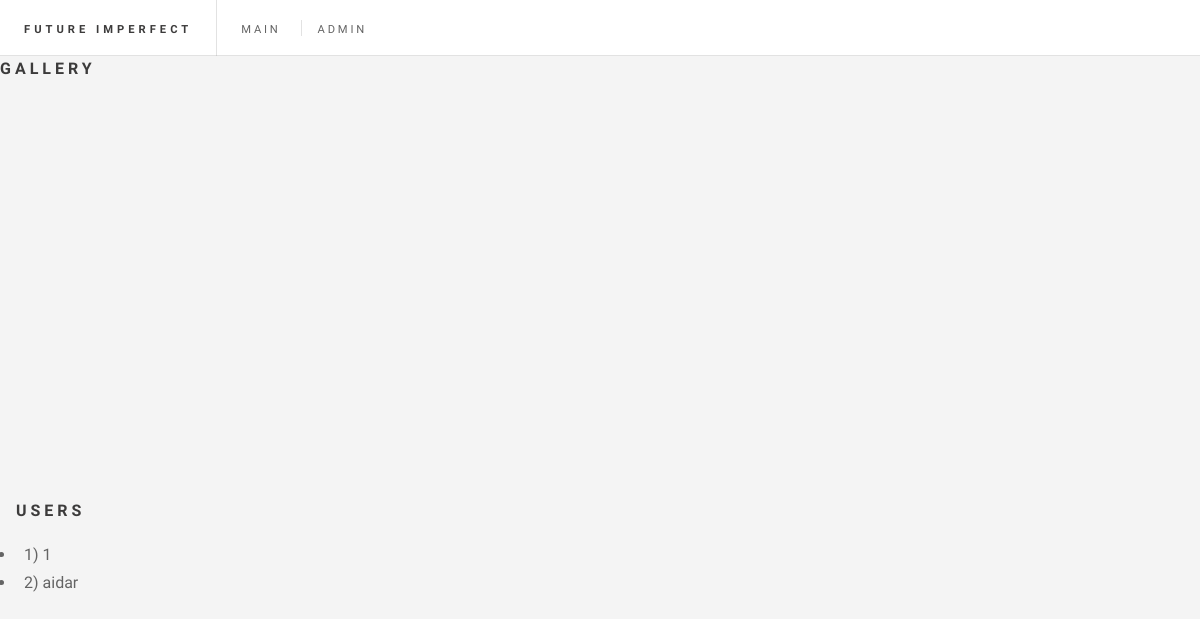
Page /about/ on the earlier database version.
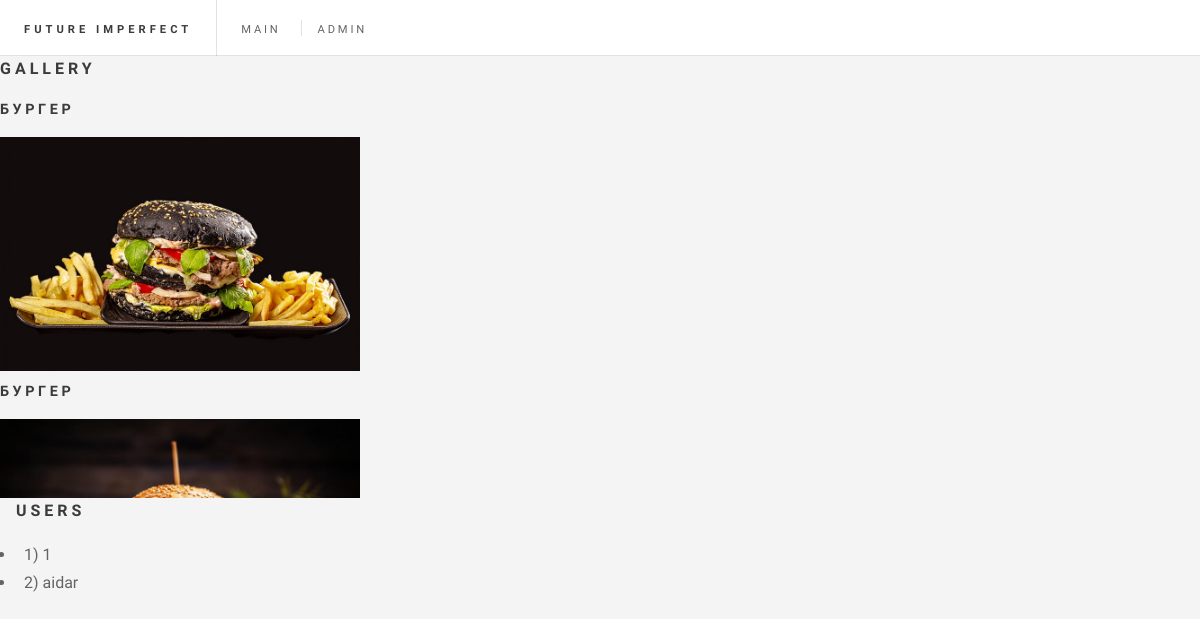
Same page on the later database version.
### app/models.py (models this page shows)
class Gallery(models.Model):
    title = models.CharField(max_length=200)
    image = models.ImageField()

### app/views.py (the view)
# urls.py: path('about/',about),
def about(request):
    User = get_user_model()
    User = User.objects.all()
    img = Gallery.objects.all()
    context ={
        'img':img,
        'users':User
    }
    return render(request,'about.html',context)

### app/templates/about.html (shortened to what this page needs)
{% load static %}
<!DOCTYPE html>
<html lang="en">
<head>
  <link rel="stylesheet" href="{% static 'assets/css/main.css' %}">
</head>
<body>
  <header id="header">
    <h1><a href="http://127.0.0.1:8000/">Future Imperfect</a></h1>
    <nav class="links">
      <ul>
        <li><a href="http://127.0.0.1:8000/">Main</a></li>
        <li><a href="/admin">admin</a></li>
      </ul>
    </nav>
  </header>
  <h1>Gallery</h1>
  <div class="gallery">
  {% for i in img%}
    <h3>{{ i.title }}</h3>
    <img src="{{ i.image.url }}" alt="" width="30%">
   {% endfor %}
  </div>
  <ul>
    <h1>Users</h1>
  {% for i in users%}
     <li>{{i.id}}) {{i.username}}</li>
  {% endfor %}
   </ul>
</body>
</html>

### app/static/assets/css/main.css (style rules this page uses)
html, body, div, span, applet, object, iframe, h1, h2, h3, h4, h5, h6, p, blockquote, pre, a, abbr, acronym, address, big, cite, code, del, dfn, em, img, ins, kbd, q, s, samp, small, strike, strong, sub, sup, tt, var, b, u, i, center, dl, dt, dd, ol, ul, li, fieldset, form, label, legend, table, caption, tbody, tfoot, thead, tr, th, td, article, aside, canvas, details, embed, figure, figcaption, footer, header, hgroup, menu, nav, output, ruby, section, summary, time, mark, audio, video { margin: 0; padding: 0; border: 0; font-size: 100%; font: inherit; vertical-align: baseline; }
article, aside, details, figcaption, figure, footer, header, hgroup, menu, nav, section { display: block; }
body { line-height: 1; }
ol, ul { list-style: none; }
body { -webkit-text-size-adjust: none; }
body { -ms-overflow-style: scrollbar; }
html { box-sizing: border-box; }
*, *:before, *:after { box-sizing: inherit; }
body { background: #f4f4f4; }
body, input, select, textarea { color: #646464; font-family: "Source Sans Pro", Helvetica, sans-serif; font-size: 14pt; font-weight: 400; line-height: 1.75; }
@media screen and (max-width: 1680px) { body, input, select, textarea { font-size: 12pt; } }
@media screen and (max-width: 1280px) { body, input, select, textarea { font-size: 12pt; } }
a { -moz-transition: color 0.2s ease, border-bottom-color 0.2s ease; -webkit-transition: color 0.2s ease, border-bottom-color 0.2s ease; -ms-transition: color 0.2s ease, border-bottom-color 0.2s ease; transition: color 0.2s ease, border-bottom-color 0.2s ease; border-bottom: dotted 1px rgba(160, 160, 160, 0.65); color: inherit; text-decoration: none; }
a:before { -moz-transition: color 0.2s ease; -webkit-transition: color 0.2s ease; -ms-transition: color 0.2s ease; transition: color 0.2s ease; }
h1, h2, h3, h4, h5, h6 { color: #3c3b3b; font-family: "Raleway", Helvetica, sans-serif; font-weight: 800; letter-spacing: 0.25em; line-height: 1.65; margin: 0 0 1em 0; text-transform: uppercase; }
h1 a, h2 a, h3 a, h4 a, h5 a, h6 a { color: inherit; border-bottom: 0; }
h3 { font-size: 0.9em; }
ul { list-style: disc; margin: 0 0 2em 0; padding-left: 1em; }
ul li { padding-left: 0.5em; }
body { padding-top: 3.5em; }
#header { display: -moz-flex; display: -webkit-flex; display: -ms-flex; display: flex; -moz-justify-content: space-between; -webkit-justify-content: space-between; -ms-justify-content: space-between; justify-content: space-between; background-color: #ffffff; border-bottom: solid 1px rgba(160, 160, 160, 0.3); height: 3.5em; left: 0; line-height: 3.5em; position: fixed; top: 0; width: 100%; z-index: 10000; }
#header a { color: inherit; text-decoration: none; }
#header ul { list-style: none; margin: 0; padding-left: 0; }
#header ul li { display: inline-block; padding-left: 0; }
#header h1 { height: inherit; line-height: inherit; padding: 0 0 0 1.5em; white-space: nowrap; }
#header h1 a { font-size: 0.7em; }
#header .links { -moz-flex: 1; -webkit-flex: 1; -ms-flex: 1; flex: 1; border-left: solid 1px rgba(160, 160, 160, 0.3); height: inherit; line-height: inherit; margin-left: 1.5em; overflow: hidden; padding-left: 1.5em; }
#header .links ul li { border-left: solid 1px rgba(160, 160, 160, 0.3); line-height: 1; margin-left: 1em; padding-left: 1em; }
#header .links ul li:first-child { border-left: 0; margin-left: 0; padding-left: 0; }
#header .links ul li a { border-bottom: 0; font-family: "Raleway", Helvetica, sans-serif; font-size: 0.7em; font-weight: 400; letter-spacing: 0.25em; text-transform: uppercase; }

### app/templates/about.html (style rules this page uses)
.gallery { height: 400px; overflow: scroll; }

Differences in the rows shown:
added Gallery: title "БУРГЕР", image (picture)
added Gallery: title "БУРГЕР", image (picture)
